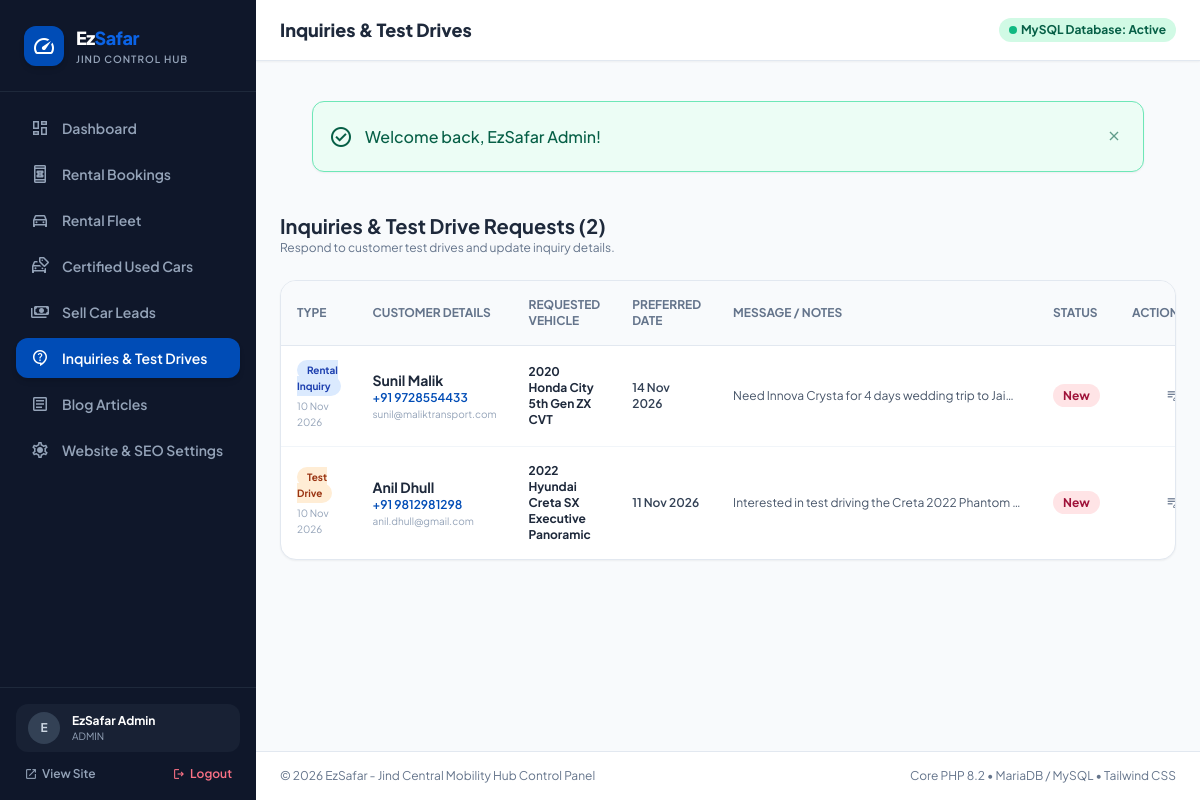
The app's page /admin/inquiries.php (signed in) with its own data.
### tables this page shows
CREATE TABLE `inquiries` (
    `id` INT AUTO_INCREMENT PRIMARY KEY,
    `inquiry_type` ENUM('General', 'Test Drive', 'Used Car Purchase', 'Rental Inquiry', 'Corporate') DEFAULT 'General',
    `car_id` INT DEFAULT NULL,
    `name` VARCHAR(100) NOT NULL,
    `phone` VARCHAR(20) NOT NULL,
    `email` VARCHAR(100) DEFAULT NULL,
    `preferred_date` DATE DEFAULT NULL,
    `message` TEXT,
    `status` ENUM('New', 'Contacted', 'Resolved', 'Closed') DEFAULT 'New',
    `created_at` TIMESTAMP DEFAULT CURRENT_TIMESTAMP
);

CREATE TABLE `used_cars` (
    `id` INT AUTO_INCREMENT PRIMARY KEY,
    `title` VARCHAR(150) NOT NULL,
    `brand` VARCHAR(50) NOT NULL,
    `model` VARCHAR(50) NOT NULL,
    `variant` VARCHAR(50),
    `year` INT NOT NULL,
    `price` DECIMAL(12, 2) NOT NULL,
    `original_price` DECIMAL(12, 2) DEFAULT NULL,
    `emi_per_month` DECIMAL(10, 2) DEFAULT NULL,
    `kms_driven` INT NOT NULL,
    `fuel_type` ENUM('Petrol', 'Diesel', 'CNG', 'Electric') NOT NULL,
    `transmission` ENUM('Manual', 'Automatic') NOT NULL,
    `ownership` VARCHAR(20) DEFAULT '1st Owner',
    `registration_state` VARCHAR(20) DEFAULT 'HR-31 (Jind)',
    `body_type` ENUM('Hatchback', 'Sedan', 'SUV', 'MUV') NOT NULL,
    `color` VARCHAR(30) DEFAULT 'Arctic White',
    `insurance_validity` VARCHAR(50) DEFAULT 'Comprehensive till Dec 2026',
    `inspection_points` INT DEFAULT 140,
    `inspection_status` VARCHAR(50) DEFAULT 'Passed (Tier-1 Certified)',
    `image_url` VARCHAR(500) NOT NULL,
    `gallery_images` TEXT DEFAULT NULL,
    `description` TEXT,
    `highlights` TEXT,
    `status` ENUM('Available', 'Reserved', 'Sold') DEFAULT 'Available',
    `is_featured` TINYINT(1) DEFAULT 1,
    `created_at` TIMESTAMP DEFAULT CURRENT_TIMESTAMP
);

### admin/inquiries.php (the view, shortened to what this page needs)
<?php
require_once __DIR__ . '/includes/admin-header.php';
$inquiries = $db->query("SELECT i.*, u.title as car_title, u.image_url as car_image
                         FROM inquiries i
                         LEFT JOIN used_cars u ON i.car_id = u.id
                         ORDER BY i.id DESC")->fetchAll();
?>
<div class="flex flex-col sm:flex-row sm:items-center justify-between gap-4 mb-6">
    <div>
        <h3 class="text-xl font-bold text-slate-800">Inquiries &amp; Test Drive Requests (<?= count($inquiries) ?>)</h3>
        <p class="text-xs text-slate-500">Respond to customer test drives and update inquiry details.</p>
    </div>
</div>
<div class="bg-white rounded-2xl border border-slate-200 shadow-sm overflow-hidden">
    <div class="overflow-x-auto">
        <table class="w-full text-left text-xs">
            <thead class="bg-slate-50 text-slate-500 font-bold uppercase border-b border-slate-200">
                <tr>
                    <th class="p-4">Type</th>
                    <th class="p-4">Customer Details</th>
                    <th class="p-4">Requested Vehicle</th>
                    <th class="p-4">Preferred Date</th>
                    <th class="p-4">Message / Notes</th>
                    <th class="p-4">Status</th>
                    <th class="p-4 text-right">Actions</th>
                </tr>
            </thead>
            <tbody class="divide-y divide-slate-100">
                <?php foreach ($inquiries as $inq): ?>
                    <tr class="hover:bg-slate-50/70">
                        <td class="p-4">
                            <span class="px-2.5 py-1 rounded-full text-[10px] font-bold <?= $inq['inquiry_type'] === 'Test Drive' ? 'bg-orange-100 text-orange-800' : 'bg-blue-100 text-blue-800' ?>">
                                <?= $inq['inquiry_type'] ?>
                            </span>
                            <div class="text-[10px] text-slate-400 mt-1"><?= date('d M Y', strtotime($inq['created_at'])) ?></div>
                        </td>
                        <td class="p-4">
                            <div class="font-bold text-slate-800 text-sm"><?= htmlspecialchars($inq['name']) ?></div>
                            <div>
                                <a href="tel:<?= htmlspecialchars($inq['phone']) ?>" class="text-primary font-semibold hover:underline"><?= htmlspecialchars($inq['phone']) ?></a>
                            </div>
                            <?php if (!empty($inq['email'])): ?>
                                <div class="text-[10px] text-slate-400"><?= htmlspecialchars($inq['email']) ?></div>
                            <?php endif; ?>
                        </td>
                        <td class="p-4">
                            <?php if (!empty($inq['car_title'])): ?>
                                <div class="font-bold text-slate-800"><?= htmlspecialchars($inq['car_title']) ?></div>
                            <?php else: ?>
                                <span class="text-slate-400 italic">General Query</span>
                            <?php endif; ?>
                        </td>
                        <td class="p-4">
                            <div class="font-semibold text-slate-700">
                                <?= $inq['preferred_date'] ? date('d M Y', strtotime($inq['preferred_date'])) : 'Anytime' ?>
                            </div>
                        </td>
                        <td class="p-4 max-w-xs">
                            <p class="text-slate-600 truncate" title="<?= htmlspecialchars($inq['message'] ?? '') ?>">
                                <?= htmlspecialchars($inq['message'] ?? 'No message provided.') ?>
                            </p>
                        </td>
                        <td class="p-4">
                            <span class="px-2.5 py-1 rounded-full text-xs font-bold <?= $inq['status'] === 'New' ? 'bg-rose-100 text-rose-800' : ($inq['status'] === 'Contacted' ? 'bg-blue-100 text-blue-800' : 'bg-emerald-100 text-emerald-800') ?>">
                                <?= $inq['status'] ?>
                            </span>
                        </td>
                        <td class="p-4 text-right">
                            <button type="button" onclick="openEditInquiryModal(<?= htmlspecialchars(json_encode($inq)) ?>)" class="p-1.5 rounded-lg text-slate-500 hover:text-primary hover:bg-slate-100" title="Edit Inquiry / Response">
                                <span class="material-symbols-outlined text-base">edit_note</span>
                            </button>
                        </td>
                    </tr>
                <?php endforeach; ?>
            </tbody>
        </table>
    </div>
</div>
<?php require_once __DIR__ . '/includes/admin-footer.php'; ?>

### records on screen
inquiries: inquiry_type "Rental Inquiry", created_at "10 Nov 2026", name "Sunil Malik", phone "+91 9728554433", email "sunil@maliktransport.com", used_cars.title "2020 Honda City 5th Gen ZX CVT", preferred_date "14 Nov 2026", message "Need Innova Crysta for 4 days wedding trip to Jai…", status "New"
inquiries: inquiry_type "Test Drive", created_at "10 Nov 2026", name "Anil Dhull", phone "+91 9812981298", email "anil.dhull@gmail.com", used_cars.title "2022 Hyundai Creta SX Executive Panoramic", preferred_date "11 Nov 2026", message "Interested in test driving the Creta 2022 Phantom…", status "New"

### other values on screen
substr($_SESSION['admin_full_name'] ?? 'A', 0, 1) "E"
$_SESSION['admin_full_name'] "EzSafar Admin"
$_SESSION['admin_role'] "ADMIN"
$adminTitle "Inquiries & Test Drives"
$flash['message'] "Welcome back, EzSafar Admin!"
count($inquiries) "2"
APP_NAME "EzSafar"
